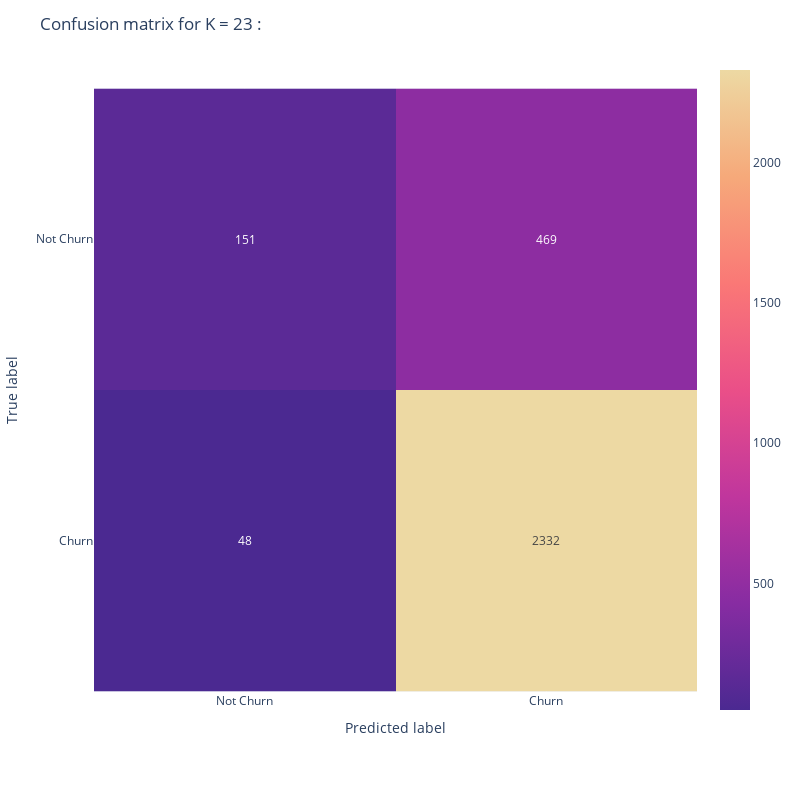

Here is the notebook cell this chart was saved with:
### Code cell
knn_model(23)

### Figure 1 — Plotly figure (JSON) as saved in the notebook; plotly's stock layout.template omitted (floating-point values rounded to 4 significant figures)
{"data": [{"coloraxis": "coloraxis", "hovertemplate": "Predicted label : %{x}<br>True label: %{y}<br>color: %{z}<extra></extra>", "name": "0", "texttemplate": "%{z}", "type": "heatmap", "x": ["Not Churn", "Churn"], "xaxis": "x", "y": ["Not Churn", "Churn"], "yaxis": "y", "z": [[151, 469], [48, 2332]]}], "layout": {"coloraxis": {"colorscale": [[0, "rgb(75, 41, 145)"], [0.1667, "rgb(135, 44, 162)"], [0.3333, "rgb(192, 54, 157)"], [0.5, "rgb(234, 79, 136)"], [0.6667, "rgb(250, 120, 118)"], [0.8333, "rgb(246, 169, 122)"], [1, "rgb(237, 217, 163)"]]}, "height": 800, "margin": {"t": 60}, "title": {"text": "Confusion matrix for K = 23 :"}, "width": 800, "xaxis": {"anchor": "y", "constrain": "domain", "domain": [0, 1], "scaleanchor": "y", "title": {"text": "Predicted label "}}, "yaxis": {"anchor": "x", "autorange": "reversed", "constrain": "domain", "domain": [0, 1], "title": {"text": "True label"}}}}
